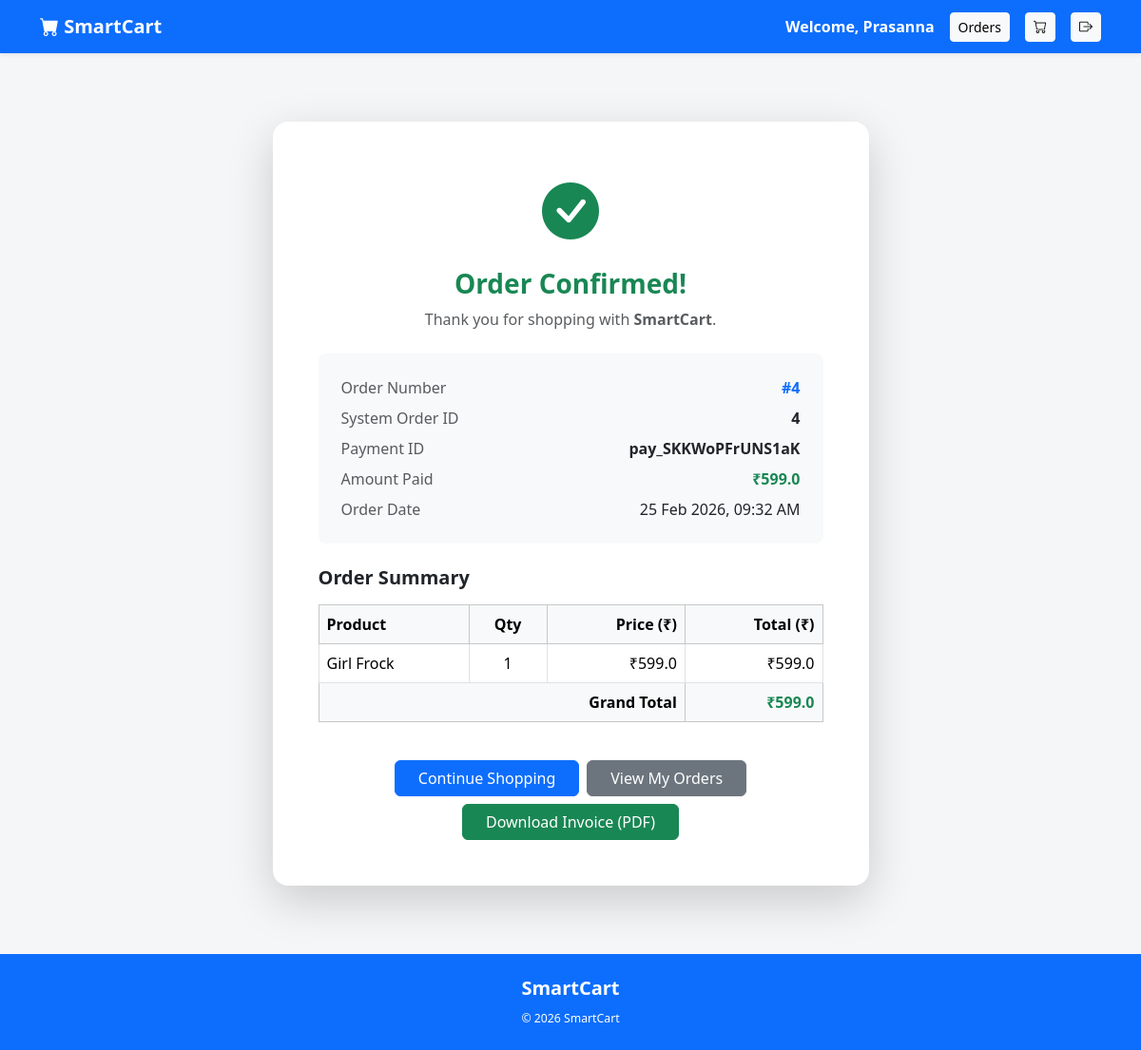
Screenshot of /user/order-success/4 (signed in) with the database file from the repository.
### tables this page shows
CREATE TABLE orders (
    order_id INTEGER PRIMARY KEY AUTOINCREMENT,
    user_id INTEGER NOT NULL,
    razorpay_order_id TEXT,
    razorpay_payment_id TEXT,
    amount REAL,
    payment_status TEXT,
    created_at DATETIME DEFAULT CURRENT_TIMESTAMP,
    address_id INTEGER,
    FOREIGN KEY (user_id) REFERENCES users(user_id),
    FOREIGN KEY (address_id) REFERENCES user_addresses(address_id)
);

CREATE TABLE order_items (
    id INTEGER PRIMARY KEY AUTOINCREMENT,
    order_id INTEGER NOT NULL,
    product_id INTEGER NOT NULL,
    product_name TEXT,
    quantity INTEGER,
    price REAL,
    FOREIGN KEY (order_id) REFERENCES orders(order_id),
    FOREIGN KEY (product_id) REFERENCES products(product_id)
);

### app.py (the view)
@app.route('/user/order-success/<int:order_db_id>')
def order_success(order_db_id):
    if 'user_id' not in session:
        flash("Please login!", "danger")
        return redirect('/user/user-login')
    conn = get_db_connection()
    cursor = conn.cursor()
    cursor.execute(
        "SELECT * FROM orders WHERE order_id=? AND user_id=?",
        (order_db_id, session['user_id'])
    )
    order = cursor.fetchone()
    cursor.execute(
        "SELECT * FROM order_items WHERE order_id=?",
        (order_db_id,)
    )
    items = cursor.fetchall()
    cursor.close()
    conn.close()
    if not order:
        flash("Order not found.", "danger")
        return redirect('/user/products')
    if order['created_at']:
        order = dict(order)  # convert Row object to dict
        order['created_at'] = datetime.strptime(order['created_at'], "%Y-%m-%d %H:%M:%S")
    return render_template("user/order_success.html", order=order, items=items)

### app.py (called while the page is built)
def get_db_connection():
    conn = sqlite3.connect("smartcart.db")
    conn.row_factory = sqlite3.Row
    conn.execute("PRAGMA foreign_keys = ON")
    return conn

### templates/user/order_success.html (shortened to what this page needs)
{% extends "base1.html" %}
{% block content %}
<div class="container py-5">
    <div class="row justify-content-center">
        <div class="col-lg-7 col-md-9">
            <div class="card border-0 shadow-lg rounded-4">
                <div class="card-body p-5">
                    <div class="text-center mb-4">
                        <div class="mb-3">
                            <i class="bi bi-check-circle-fill text-success" style="font-size: 60px;"></i>
                        </div>
                        <h3 class="fw-bold text-success">Order Confirmed!</h3>
                        <p class="text-muted">
                            Thank you for shopping with <strong>SmartCart</strong>.
                        </p>
                    </div>
                    <div class="bg-light rounded-3 p-4 mb-4">
                        <div class="row mb-2">
                            <div class="col-6 text-muted">Order Number</div>
                            <div class="col-6 text-end fw-bold text-primary">
                                {% if order.user_order_no %}
                                    #{{ order.user_order_no }}
                                {% else %}
                                    #{{ order.order_id }}
                                {% endif %}
                            </div>
                        </div>
                        <div class="row mb-2">
                            <div class="col-6 text-muted">System Order ID</div>
                            <div class="col-6 text-end fw-semibold">
                                {{ order.order_id }}
                            </div>
                        </div>
                        <div class="row mb-2">
                            <div class="col-6 text-muted">Payment ID</div>
                            <div class="col-6 text-end fw-semibold">
                                {{ order.razorpay_payment_id }}
                            </div>
                        </div>
                        <div class="row mb-2">
                            <div class="col-6 text-muted">Amount Paid</div>
                            <div class="col-6 text-end fw-bold text-success">
                                ₹{{ order.amount }}
                            </div>
                        </div>
                        <div class="row">
                            <div class="col-6 text-muted">Order Date</div>
                            <div class="col-6 text-end">
                                {% if order.created_at %}
                                    {{ order.created_at.strftime('%d %b %Y, %I:%M %p') }}
                                {% else %}
                                    -
                                {% endif %}
                            </div>
                        </div>
                    </div>
                    <h5 class="fw-bold mb-3">Order Summary</h5>
                    <div class="table-responsive mb-4">
                        <table class="table table-bordered align-middle">
                            <thead class="table-light">
                                <tr>
                                    <th>Product</th>
                                    <th class="text-center">Qty</th>
                                    <th class="text-end">Price (₹)</th>
                                    <th class="text-end">Total (₹)</th>
                                </tr>
                            </thead>
                            <tbody>
                                {% for it in items %}
                                <tr>
                                    <td>{{ it.product_name }}</td>
                                    <td class="text-center">{{ it.quantity }}</td>
                                    <td class="text-end">₹{{ it.price }}</td>
                                    <td class="text-end">₹{{ it.quantity * it.price }}</td>
                                </tr>
                                {% endfor %}
                                <tr class="table-light fw-bold">
                                    <td colspan="3" class="text-end">Grand Total</td>
                                    <td class="text-end text-success">
                                        ₹{{ order.amount }}
                                    </td>
                                </tr>
                            </tbody>
                        </table>
                    </div>
                    <div class="d-flex flex-wrap gap-2 justify-content-center">
                        <a href="/user/products" class="btn btn-primary px-4">
                            Continue Shopping
                        </a>
                        <a href="/user/my-orders" class="btn btn-secondary px-4">
                            View My Orders
                        </a>
                        <a href="/user/download-invoice/{{ order.order_id }}"
                           class="btn btn-success px-4">
                            Download Invoice (PDF)
                        </a>
                    </div>
                </div>
            </div>
        </div>
    </div>
</div>
{% endblock %}

### templates/base1.html (style rules this page uses)
body { background-color: #f5f6f8; }

### rows the page displays
orders: order_id "4", razorpay_payment_id "pay_SKKWoPFrUNS1aK", amount "599.0"
order_items: product_name "Girl Frock", quantity "1", price "599.0", it.quantity*it.price "599.0"

### other values shown
{{ session['user_name'] }} "Prasanna"
{{ order.created_at.strftime('%d %b %Y, %I:%M %p') }} "25 Feb 2026, 09:32 AM"
